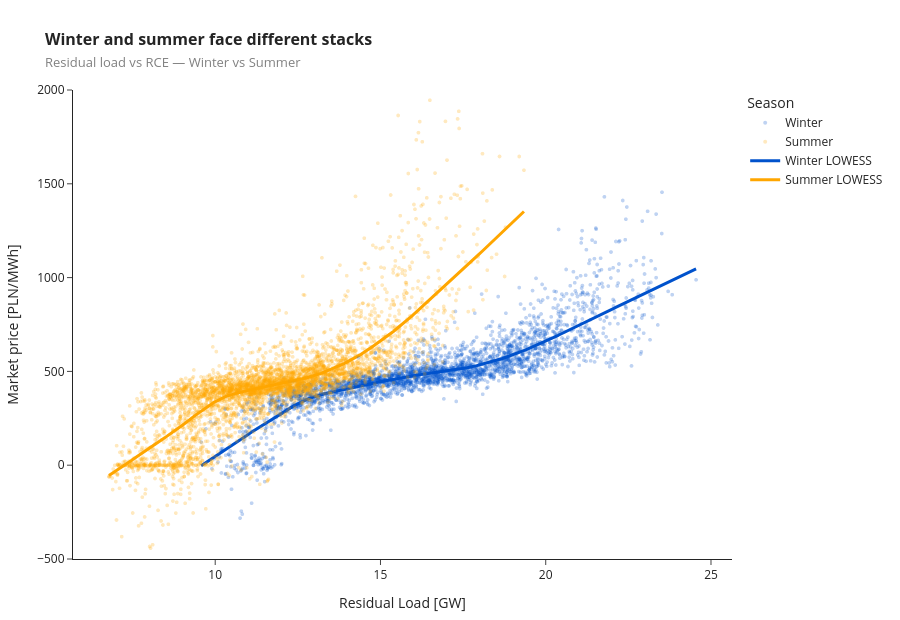

Notebook cell for this chart:
### Markdown cell above
## Figure 2: Seasonal view (Winter vs Summer)

Same scatter restricted to Winter and Summer with per-season LOWESS curves overlaid. The
winter range extends further to the right (heating); the summer curve sits visibly above
winter at equivalent residual loads.

### Code cell
df_post_reform = df[df['interval_start_utc'] >= BALANCING_MARKET_REFORM_DATE].copy()
df_ws = df_post_reform[df_post_reform['season'].isin(['Winter', 'Summer'])].copy()

season_colors = {'Winter': '#0052CC', 'Summer': '#FFA600'}

sample = df_ws.sample(min(len(df_ws), MAX_SCATTER_POINTS_SEASONAL), random_state=RANDOM_SEED)
fig2 = px.scatter(
    sample,
    x='residual_load_gw',
    y='rce',
    color='season',
    color_discrete_map=season_colors,
    labels={
        'residual_load_gw': 'Residual Load [GW]',
        'rce': 'Market price [PLN/MWh]',
        'season': 'Season',
    },
)
fig2.update_traces(mode='markers', marker=dict(size=4, opacity=0.25))

for season in ['Winter', 'Summer']:
    sub = df_ws[df_ws['season'] == season]
    ex, ey, _ = lowess_smooth(sub['residual_load_gw'].values, sub['rce'].values, frac=LOWESS_FRAC_YEARLY)
    if ex is not None:
        fig2.add_trace(
            go.Scatter(
                x=ex,
                y=ey,
                mode='lines',
                line=dict(color=season_colors[season], width=3),
                name=f'{season} LOWESS',
                showlegend=True,
            )
        )

fig2.update_layout(
    title=dict(
        text=(
            "<span style='font-size:16px;font-weight:bold'>Winter and summer face different stacks</span>"
            "<br><span style='font-size:13px;color:gray'>Residual load vs RCE — Winter vs Summer</span>"
        )
    ),
    template='simple_white',
    plot_bgcolor='#ffffff',
    paper_bgcolor='#ffffff',
    height=620,
    margin=dict(t=90, b=60, l=60, r=20),
)
fig2.update_yaxes(range=[-500, 2000])
fig2.show()

for season in ['Winter', 'Summer']:
    sub = df[df['season'] == season]
    print(
        f'{season}: residual P01–P99 = '
        f'[{sub["residual_load_gw"].quantile(0.01):.1f}, '
        f'{sub["residual_load_gw"].quantile(0.99):.1f}] GW, '
        f'% hours ≤ 0: {(sub["rce"] <= 0).mean()*100:.2f}%, '
        f'median price: {sub["rce"].median():.1f}'
    )

### Figure 1 — Plotly figure (JSON) as saved in the notebook; plotly's stock layout.template omitted (floating-point values rounded to 4 significant figures; data arrays with more than 128 entries replaced by an {"elided": "..."} marker saying what was removed)
{"data": [{"hovertemplate": "Season=Winter<br>Residual Load [GW]=%{x}<br>Market price [PLN/MWh]=%{y}<extra></extra>", "legendgroup": "Winter", "marker": {"color": "#0052CC", "opacity": 0.25, "size": 4, "symbol": "circle"}, "mode": "markers", "name": "Winter", "showlegend": true, "type": "scattergl", "x": {"elided": "2904 float values"}, "xaxis": "x", "y": {"elided": "2904 float values"}, "yaxis": "y"}, {"hovertemplate": "Season=Summer<br>Residual Load [GW]=%{x}<br>Market price [PLN/MWh]=%{y}<extra></extra>", "legendgroup": "Summer", "marker": {"color": "#FFA600", "opacity": 0.25, "size": 4, "symbol": "circle"}, "mode": "markers", "name": "Summer", "showlegend": true, "type": "scattergl", "x": {"elided": "4102 float values"}, "xaxis": "x", "y": {"elided": "4102 float values"}, "yaxis": "y"}, {"line": {"color": "#0052CC", "width": 3}, "mode": "lines", "name": "Winter LOWESS", "showlegend": true, "type": "scatter", "x": {"elided": "2904 float values"}, "y": {"elided": "2904 float values"}}, {"line": {"color": "#FFA600", "width": 3}, "mode": "lines", "name": "Summer LOWESS", "showlegend": true, "type": "scatter", "x": {"elided": "4102 float values"}, "y": {"elided": "4102 float values"}}], "layout": {"height": 620, "legend": {"title": {"text": "Season"}, "tracegroupgap": 0}, "margin": {"b": 60, "l": 60, "r": 20, "t": 90}, "paper_bgcolor": "#ffffff", "plot_bgcolor": "#ffffff", "title": {"text": "<span style='font-size:16px;font-weight:bold'>Winter and summer face different stacks</span><br><span style='font-size:13px;color:gray'>Residual load vs RCE — Winter vs Summer</span>"}, "xaxis": {"anchor": "y", "domain": [0, 1], "title": {"text": "Residual Load [GW]"}}, "yaxis": {"anchor": "x", "domain": [0, 1], "range": [-500, 2000], "title": {"text": "Market price [PLN/MWh]"}}}}
